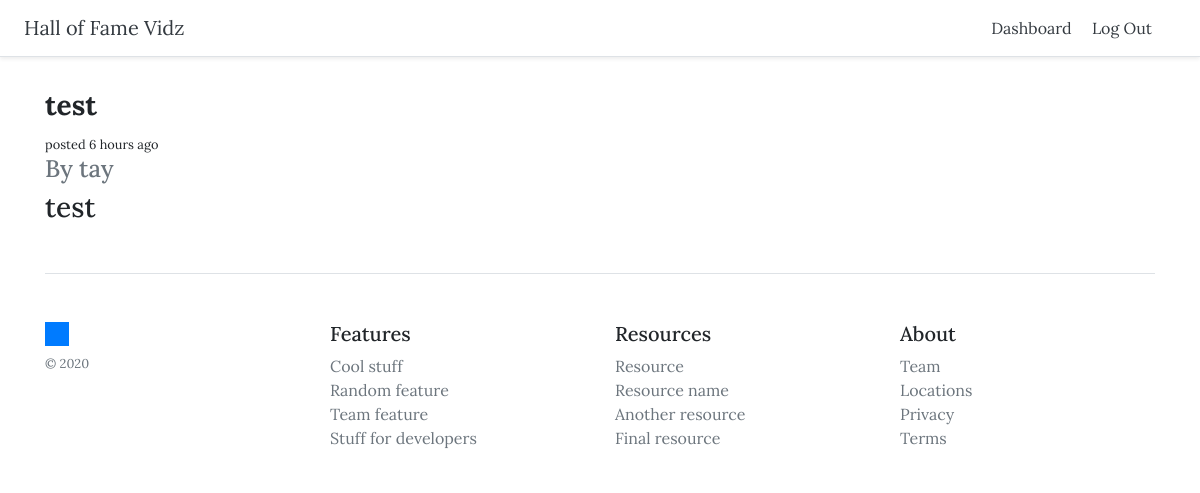
Page /themes/1 (signed in) on the committed database.
### themes/models.py (models this page shows, shortened)
class Theme(models.Model):
    title = models.CharField(max_length=255)
    created_at = models.DateTimeField(auto_now_add=True)
    updated_at = models.DateTimeField(auto_now=True)
    description = models.TextField()
    user = models.ForeignKey(User, on_delete=models.CASCADE)
    def ago(self):
        now = timezone.now()
        time_diff = now - self.created_at
        if time_diff.days == 0 and time_diff.seconds >= 0 and time_diff.seconds < 60:
            seconds= time_diff.seconds
            if seconds == 1:
                return str(seconds) +  "second ago"
            else:
                return str(seconds) + " seconds ago"
        if time_diff.days == 0 and time_diff.seconds >= 60 and time_diff.seconds < 3600:
            minutes= math.floor(time_diff.seconds/60)
            if minutes == 1:
                return str(minutes) + " minute ago"
            else:
                return str(minutes) + " minutes ago"
        if time_diff.days == 0:
            hours = math.floor(time_diff.seconds/3600)
            if hours <= 1:
                return "posted less than an hour ago"
            else:
                return f"posted {str(hours)} hours ago"

### themes/views.py (the view)
# urls.py: path('themes/<int:pk>', views.DetailTheme.as_view(), name='detail_theme'),
class DetailTheme(generic.DetailView):
    model = Theme
    template_name = 'themes/detail_theme.html'

### themes/templates/themes/detail_theme.html
{% extends 'themes/base.html' %}
{% block content %}
{% if user.is_authenticated %}
<h3><b>{{ theme.title }}</b></h3>
<small>{{ theme.ago }}</small>
<h4 class="text-muted">By {{ theme.user.username }}</h4>
<h3>{{ theme.description }}</h3>
{% else %}
<h3>Please <a href="{% url 'login' %}">log in</a> first!</h3>
{% endif %}
{% endblock %}

### themes/static/css/style.css (style rules this page uses)
* { font-family: 'Lora', sans-serif; }

### rows in the picture
Theme: title "test", ago "posted 6 hours ago", user.username "tay", description "test"
